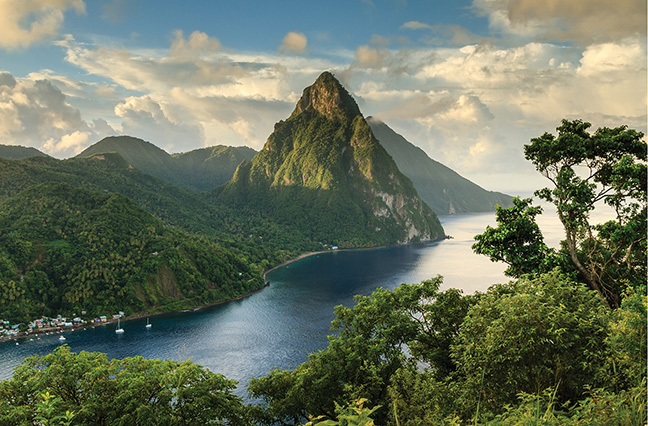
#> input picture entry.jpg, 648 x 426 px
$ python process_image.py
#> lines starting #> are read from the running program, lines starting #| are printed output that depends on the picture
import cv2
import numpy as np
import matplotlib.pyplot as plt
import os

# Nazwa wczytywanego pliku
filename = "entry.jpg"

# Walidacja czy plik istnieje
if not os.path.exists(filename):
    raise FileNotFoundError(f"Nie znaleziono pliku: {filename}")

# Wczytwanie obrazu BGR
img = cv2.imread(filename)
#> img is the input picture: shape (426, 648, 3); mean B, G, R 95.2, 115.2, 106

# Konwersja BGR na RGB (do matplotlib)
img = cv2.cvtColor(img, cv2.COLOR_BGR2RGB)

# Wyświetlenie oryginału
plt.figure(figsize=(6,4))
plt.title("Oryginalny obraz")
plt.imshow(img)
plt.axis('off')
plt.show()

# Zmniejszenie rozdzielczości o 50%
h, w = img.shape[:2]
#> h = 426; w = 648
resized = cv2.resize(img, (w//2, h//2), interpolation=cv2.INTER_AREA)
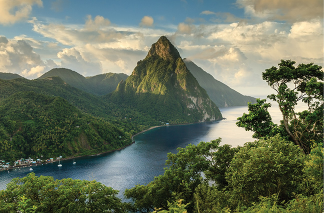
#> resized: shape (213, 324, 3); mean R, G, B 106.1, 115.4, 95.3

# Konwersja do skali szarości
gray = cv2.cvtColor(resized, cv2.COLOR_RGB2GRAY)
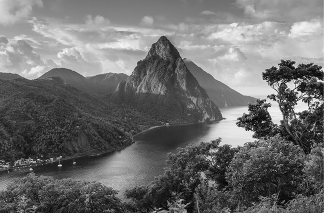
#> gray: shape (213, 324); min 2, max 248, mean 110.3

# Obrót obrazu o 90 stopni
rotated = cv2.rotate(gray, cv2.ROTATE_90_CLOCKWISE)
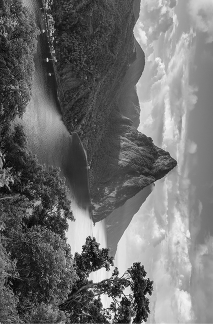
#> rotated: shape (324, 213); min 2, max 248, mean 110.3

# Wyświetlenie obrazu wynikowego
plt.figure(figsize=(5,5))
plt.title("Obraz po przetworzeniu")
plt.imshow(rotated, cmap='gray')
plt.axis('off')
plt.show()

# Wyświetlenie fragmentu macierzy obrazu
print("Fragment macierzy obrazu (pierwsze 10x10 pikseli):")
print(rotated[:10, :10])
#| [[ 42  35  59 110  74  96  74  80  80  86]
#|  [ 37  45  50  68  94  64  49  85  81  80]
#|  [ 30  43  45  67 104  50  84  88  80  84]
#|  [ 45  48  44  69 107  77  52 127  70  66]
#|  [ 32  32  41  66 112 106  66 109  79  91]
#|  [ 37  49  52  59 105  83 107  91  61 118]
#|  [ 32  31  52  60  49 113  95 118  61 101]
#|  [ 27  36  49  70  90  56  98 104 121 102]
#|  [ 61  68  44  50  72  57  88 113  93  92]
#|  [ 47  52  35  55  62  64 119 108 104 122]]
print(f"Wymiary końcowego obrazu: {rotated.shape}")
#| Wymiary końcowego obrazu: (324, 213)

# Opcjonalnie: zapis do pliku
cv2.imwrite("wynik.png", rotated)
